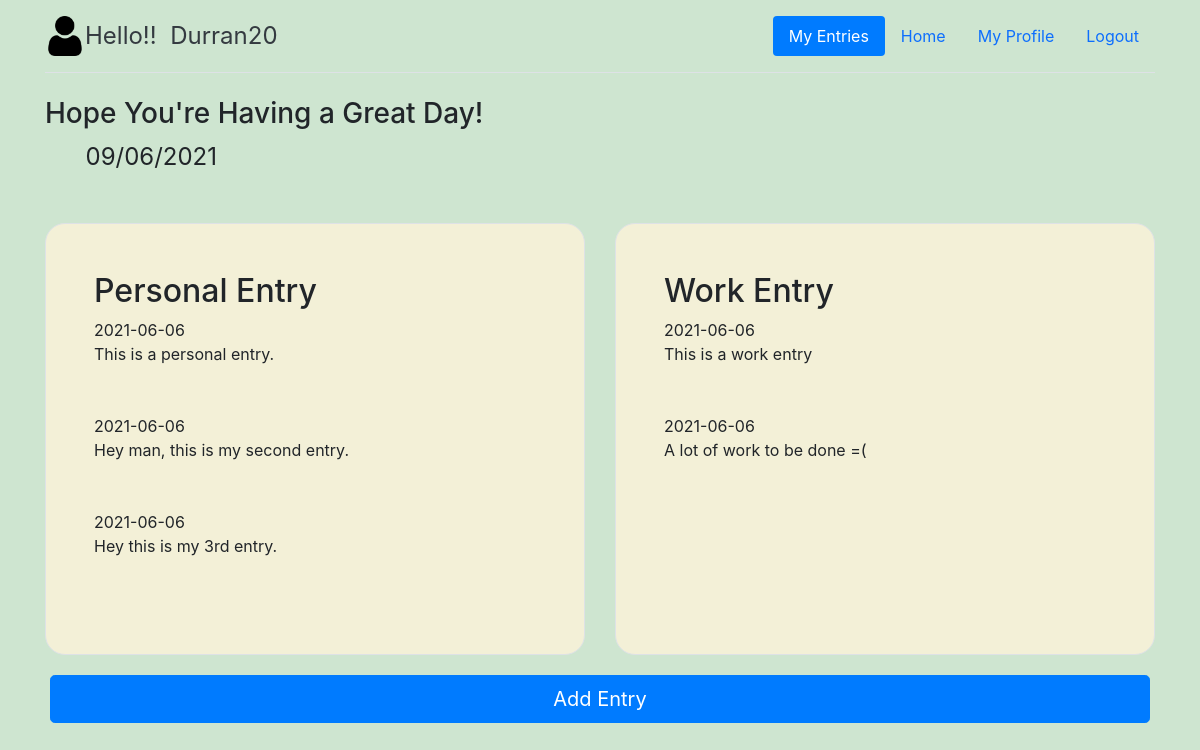
Screenshot of /displayEntries.php (signed in) with the database file from the repository.
### tables this page shows
CREATE TABLE `personalentry` (
  `username` varchar(20) NOT NULL,
  `entry` varchar(500) NOT NULL,
  `date` date NOT NULL
);

CREATE TABLE `workentry` (
  `username` varchar(20) NOT NULL,
  `entry` text NOT NULL,
  `date` date NOT NULL
);

### displayEntries.php (the view, shortened to what this page needs)
<?php
    $user = $_SESSION['user'];
    $date = date("d/m/Y");
?>
<!DOCTYPE html>
<html lang="en">
<head>
<link href="https://cdn.jsdelivr.net/npm/bootstrap@5.0.1/dist/css/bootstrap.min.css" rel="stylesheet">
<link href="/docs/5.0/dist/css/bootstrap.min.css" rel="stylesheet">
<link href="homestyles.css" rel="stylesheet">
</head>
<body class="back-g">
<div class="container">
    <header class="d-flex flex-wrap justify-content-center py-3 mb-4 border-bottom">
      <a href="home.php" class="d-flex align-items-center mb-3 mb-md-0 me-md-auto text-dark text-decoration-none">
        <img class="d-block mx-auto" src="user.png" alt="" width="40" height="40">
        <span class="fs-4">Hello!!&nbsp; <?php print "$user" ?></span>
      </a>
      <ul class="nav nav-pills">
        <li class="nav-item"><a href="displayEntries.php" class="nav-link active" aria-current="page">My Entries</a></li>
        <li class="nav-item"><a href="home.php" class="nav-link">Home</a></li>
        <li class="nav-item"><a href="profile.php" class="nav-link">My Profile</a></li>
        <li class="nav-item"><a href="logout.php" class="nav-link">Logout</a></li>
      </ul>
    </header>
  </div>
  <div class="container">
  <h3>Hope You're Having a Great Day!</h3>
  <span class="fs-4">&nbsp;&nbsp;&nbsp;&nbsp;&nbsp; <?php echo $date ?></span>
  </div>
  <div class="container">
    <?php
        $con = mysqli_connect("localhost", "root", "", "journal") or die(mysqli_error());
        mysqli_select_db($con, "journal") or die("Cannot connect to database");
        $query1 = mysqli_query($con, "SELECT * from personalentry WHERE username='$user'");
        $query2 = mysqli_query($con, "SELECT * from workentry WHERE username='$user'");
        $exists1 = mysqli_num_rows($query1);
        $exists2 = mysqli_num_rows($query2);
        echo "<br>";
        echo "<br>";
    ?>
<div class="row align-items-md-stretch">
      <div class="col-md-6">
        <div class="h-100 p-5 border textboxes">
          <h2>Personal Entry</h2>
          <?php
            if($exists1 > 0) {
              while ($row = $query1->fetch_assoc()) {
                echo $row['date']."<br>";
                echo $row['entry']."<br>";
                echo "<br>";
                echo "<br>";
              }
            }else {
              echo "No Entries";
            }
          ?>
        </div>
      </div>
      <div class="col-md-6">
        <div class="h-100 p-5 border textboxes">
          <h2>Work Entry</h2>
            <?php
              if($exists2 > 0) {
                while ($row = $query2->fetch_assoc()) {
                  echo $row['date']."<br>";
                  echo $row['entry']."<br>";
                  echo "<br>";
                  echo "<br>";
                }
              }else {
                echo "No Entries";
              }
            ?>
        </div>
      </div>
    <div class="form-group">
        <a href="home.php"><button class="w-100 btn btn-lg btn-primary" >Add Entry</button></a>
    </div>
  </div>
</body>
</html>

### homestyles.css (style rules this page uses)
.back-g { background-color: #cee5d0; }
.textboxes { border-radius: 20px; background-color: #f3f0d7; }

### displayEntries.php (style rules this page uses)
.form-group { padding: 20px; }

### rows the page displays
personalentry: date "2021-06-06", entry "This is a personal entry."
personalentry: date "2021-06-06", entry "Hey man, this is my second entry."
personalentry: date "2021-06-06", entry "Hey this is my 3rd entry."
workentry: date "2021-06-06", entry "This is a work entry"
workentry: date "2021-06-06", entry "A lot of work to be done =("

### other values shown
$user "Durran20"
